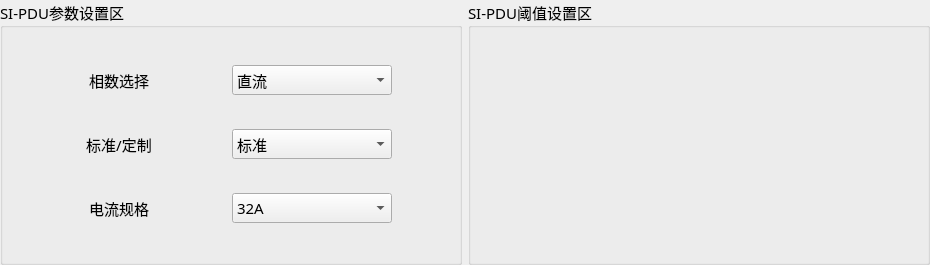
<?xml version="1.0" encoding="UTF-8"?>
<ui version="4.0">
 <class>Home_SiWid</class>
 <widget class="QWidget" name="Home_SiWid">
  <property name="geometry">
   <rect>
    <x>0</x>
    <y>0</y>
    <width>930</width>
    <height>265</height>
   </rect>
  </property>
  <property name="windowTitle">
   <string>Form</string>
  </property>
  <layout class="QGridLayout" name="gridLayout_2">
   <property name="leftMargin">
    <number>0</number>
   </property>
   <property name="topMargin">
    <number>0</number>
   </property>
   <property name="rightMargin">
    <number>0</number>
   </property>
   <property name="bottomMargin">
    <number>0</number>
   </property>
   <item row="0" column="0">
    <widget class="QGroupBox" name="groupBox_2">
     <property name="font">
      <font>
       <family>微软雅黑</family>
       <pointsize>11</pointsize>
      </font>
     </property>
     <property name="title">
      <string>SI-PDU参数设置区</string>
     </property>
     <layout class="QGridLayout" name="gridLayout">
      <item row="0" column="0">
       <widget class="QLabel" name="label_7">
        <property name="maximumSize">
         <size>
          <width>100</width>
          <height>16777215</height>
         </size>
        </property>
        <property name="text">
         <string>相数选择</string>
        </property>
        <property name="alignment">
         <set>Qt::AlignCenter</set>
        </property>
       </widget>
      </item>
      <item row="0" column="1">
       <widget class="QComboBox" name="lineBox">
        <property name="minimumSize">
         <size>
          <width>120</width>
          <height>30</height>
         </size>
        </property>
        <property name="maximumSize">
         <size>
          <width>160</width>
          <height>16777215</height>
         </size>
        </property>
        <item>
         <property name="text">
          <string>直流</string>
         </property>
        </item>
        <item>
         <property name="text">
          <string>单相交流</string>
         </property>
        </item>
        <item>
         <property name="text">
          <string>单相两路</string>
         </property>
        </item>
        <item>
         <property name="text">
          <string>一路</string>
         </property>
        </item>
       </widget>
      </item>
      <item row="1" column="0">
       <widget class="QLabel" name="label_8">
        <property name="maximumSize">
         <size>
          <width>100</width>
          <height>16777215</height>
         </size>
        </property>
        <property name="text">
         <string>标准/定制</string>
        </property>
        <property name="alignment">
         <set>Qt::AlignCenter</set>
        </property>
       </widget>
      </item>
      <item row="1" column="1">
       <widget class="QComboBox" name="sBox">
        <property name="minimumSize">
         <size>
          <width>120</width>
          <height>30</height>
         </size>
        </property>
        <property name="maximumSize">
         <size>
          <width>160</width>
          <height>16777215</height>
         </size>
        </property>
        <item>
         <property name="text">
          <string>标准</string>
         </property>
        </item>
        <item>
         <property name="text">
          <string>定制</string>
         </property>
        </item>
       </widget>
      </item>
      <item row="2" column="0">
       <widget class="QLabel" name="label_9">
        <property name="maximumSize">
         <size>
          <width>100</width>
          <height>16777215</height>
         </size>
        </property>
        <property name="text">
         <string>电流规格</string>
        </property>
        <property name="alignment">
         <set>Qt::AlignCenter</set>
        </property>
       </widget>
      </item>
      <item row="2" column="1">
       <widget class="QComboBox" name="curBox">
        <property name="minimumSize">
         <size>
          <width>120</width>
          <height>30</height>
         </size>
        </property>
        <property name="maximumSize">
         <size>
          <width>160</width>
          <height>16777215</height>
         </size>
        </property>
        <item>
         <property name="text">
          <string>32A</string>
         </property>
        </item>
        <item>
         <property name="text">
          <string>63A</string>
         </property>
        </item>
       </widget>
      </item>
     </layout>
    </widget>
   </item>
   <item row="0" column="1">
    <widget class="QGroupBox" name="groupBox">
     <property name="minimumSize">
      <size>
       <width>420</width>
       <height>0</height>
      </size>
     </property>
     <property name="font">
      <font>
       <family>微软雅黑</family>
       <pointsize>11</pointsize>
      </font>
     </property>
     <property name="title">
      <string>SI-PDU阈值设置区</string>
     </property>
    </widget>
   </item>
  </layout>
 </widget>
 <resources/>
 <connections/>
</ui>
